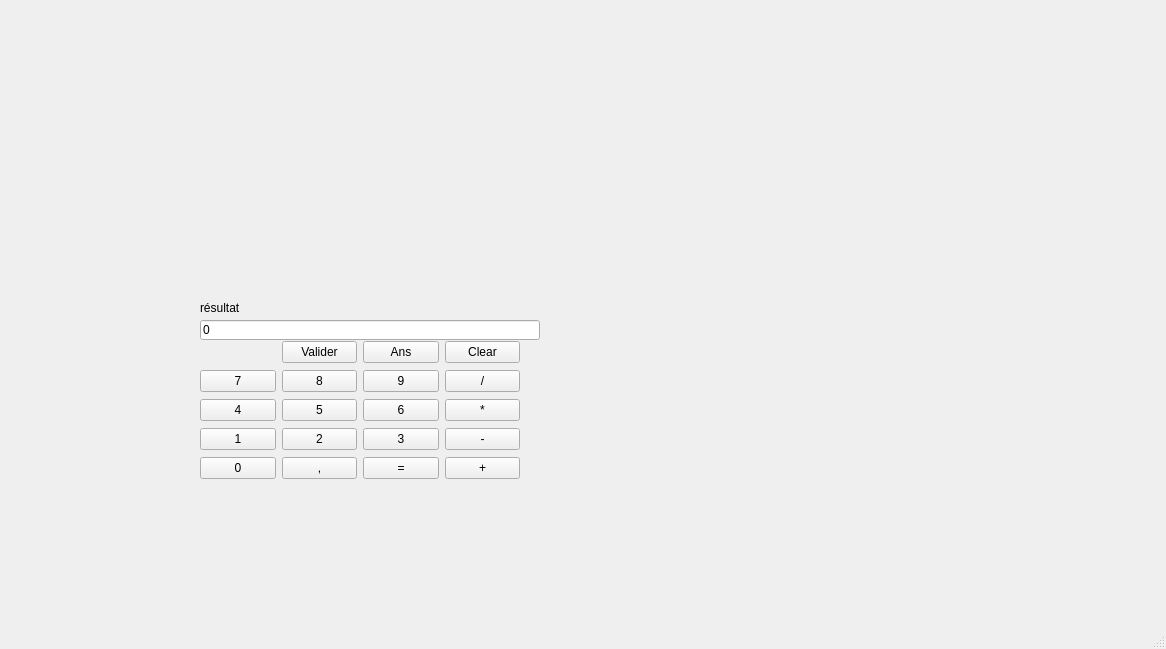
<?xml version="1.0" encoding="UTF-8"?>
<ui version="4.0">
 <class>MainWindow</class>
 <widget class="QMainWindow" name="MainWindow">
  <property name="geometry">
   <rect>
    <x>0</x>
    <y>0</y>
    <width>1166</width>
    <height>649</height>
   </rect>
  </property>
  <property name="windowTitle">
   <string>MainWindow</string>
  </property>
  <widget class="QWidget" name="centralwidget">
   <widget class="QLabel" name="label_resultat">
    <property name="geometry">
     <rect>
      <x>200</x>
      <y>300</y>
      <width>91</width>
      <height>16</height>
     </rect>
    </property>
    <property name="text">
     <string>résultat</string>
    </property>
   </widget>
   <widget class="QWidget" name="layoutWidget">
    <property name="geometry">
     <rect>
      <x>200</x>
      <y>340</y>
      <width>320</width>
      <height>141</height>
     </rect>
    </property>
    <layout class="QGridLayout" name="gridLayout">
     <item row="4" column="0">
      <widget class="QPushButton" name="number0">
       <property name="text">
        <string>0</string>
       </property>
      </widget>
     </item>
     <item row="4" column="1">
      <widget class="QPushButton" name="virguleBouton">
       <property name="text">
        <string>,</string>
       </property>
      </widget>
     </item>
     <item row="3" column="0">
      <widget class="QPushButton" name="number1">
       <property name="text">
        <string>1</string>
       </property>
      </widget>
     </item>
     <item row="3" column="1">
      <widget class="QPushButton" name="number2">
       <property name="text">
        <string>2</string>
       </property>
      </widget>
     </item>
     <item row="3" column="2">
      <widget class="QPushButton" name="number3">
       <property name="text">
        <string>3</string>
       </property>
      </widget>
     </item>
     <item row="2" column="0">
      <widget class="QPushButton" name="number4">
       <property name="text">
        <string>4</string>
       </property>
      </widget>
     </item>
     <item row="2" column="1">
      <widget class="QPushButton" name="number5">
       <property name="text">
        <string>5</string>
       </property>
      </widget>
     </item>
     <item row="2" column="2">
      <widget class="QPushButton" name="number6">
       <property name="text">
        <string>6</string>
       </property>
      </widget>
     </item>
     <item row="1" column="0">
      <widget class="QPushButton" name="number7">
       <property name="text">
        <string>7</string>
       </property>
      </widget>
     </item>
     <item row="1" column="1">
      <widget class="QPushButton" name="number8">
       <property name="text">
        <string>8</string>
       </property>
      </widget>
     </item>
     <item row="1" column="2">
      <widget class="QPushButton" name="number9">
       <property name="text">
        <string>9</string>
       </property>
      </widget>
     </item>
     <item row="4" column="3">
      <widget class="QPushButton" name="additionnerBouton">
       <property name="text">
        <string>+</string>
       </property>
      </widget>
     </item>
     <item row="3" column="3">
      <widget class="QPushButton" name="soustraireBouton">
       <property name="text">
        <string>-</string>
       </property>
      </widget>
     </item>
     <item row="2" column="3">
      <widget class="QPushButton" name="multiplierBouton">
       <property name="text">
        <string>*</string>
       </property>
      </widget>
     </item>
     <item row="1" column="3">
      <widget class="QPushButton" name="diviserBouton">
       <property name="text">
        <string>/</string>
       </property>
      </widget>
     </item>
     <item row="4" column="2">
      <widget class="QPushButton" name="calculBouton">
       <property name="text">
        <string>=</string>
       </property>
      </widget>
     </item>
     <item row="0" column="3">
      <widget class="QPushButton" name="clearBouton">
       <property name="text">
        <string>Clear</string>
       </property>
      </widget>
     </item>
     <item row="0" column="2">
      <widget class="QPushButton" name="ansBouton">
       <property name="text">
        <string>Ans</string>
       </property>
      </widget>
     </item>
     <item row="0" column="1">
      <widget class="QPushButton" name="validerBouton">
       <property name="text">
        <string>Valider</string>
       </property>
      </widget>
     </item>
    </layout>
   </widget>
   <widget class="QLineEdit" name="resultLine">
    <property name="geometry">
     <rect>
      <x>200</x>
      <y>320</y>
      <width>340</width>
      <height>20</height>
     </rect>
    </property>
    <property name="layoutDirection">
     <enum>Qt::RightToLeft</enum>
    </property>
    <property name="text">
     <string>0</string>
    </property>
    <property name="readOnly">
     <bool>true</bool>
    </property>
   </widget>
  </widget>
  <widget class="QMenuBar" name="menubar">
   <property name="geometry">
    <rect>
     <x>0</x>
     <y>0</y>
     <width>1166</width>
     <height>21</height>
    </rect>
   </property>
  </widget>
  <widget class="QStatusBar" name="statusbar"/>
 </widget>
 <resources/>
 <connections/>
</ui>
